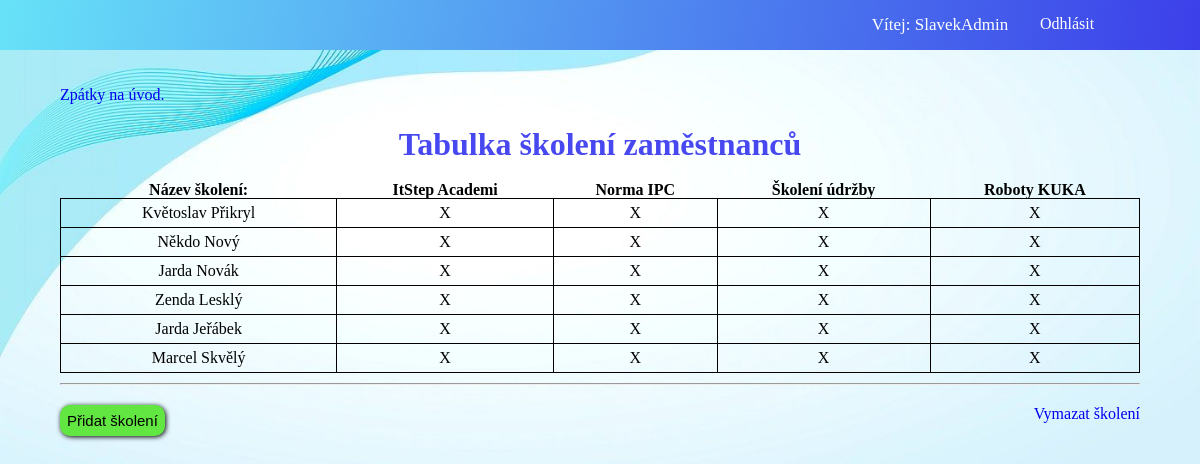
The page /skoleni (signed in) on the database as committed earlier.
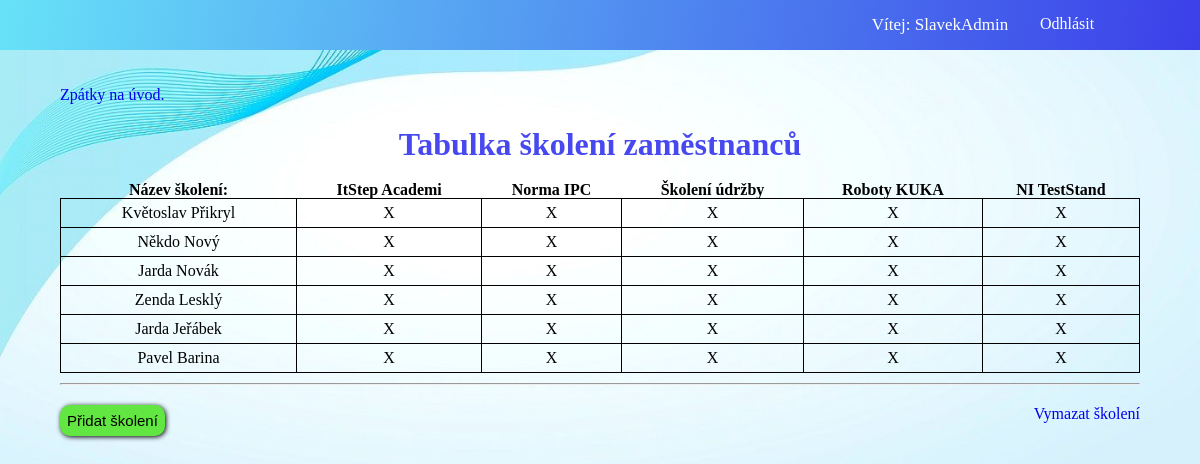
The same page on the database as committed later.
### Information/models.py (models this page shows, shortened)
class Trained(models.Model):
    name = models.CharField(max_length=50)
    done = models.BooleanField(null=True)
    def __str__(self):
        return f"{self.name}"

class Employee(models.Model):
    name = models.CharField(max_length=30)
    surname = models.CharField(max_length=30)
    card = models.IntegerField()
    merit = models.CharField(max_length=2000, null=True)
    info = models.CharField(max_length=10000, null=True)
    trained = models.ManyToManyField(Trained)

### Information/views.py (the view, shortened to what this page needs)
# urls.py: path("skoleni", views.tableTrained, name= "trained"),
@login_required(login_url="singIn")
def tableTrained(request):
    traineds = Trained.objects.all()
    employees = Employee.objects.all()
    newTrained = TrainedForm
    TrainedAllName = []
    employees_traineds = {}
    for trAll in traineds:
        TrainedAllName.append(trAll.name)
    for employee in employees:
        nameTraineds = Trained.objects.filter(employee__card = employee.card)
        employeeTraineds = []
        number = 0
        while len(employeeTraineds) < len(TrainedAllName):
            employeeTraineds.append("X")
        employees_traineds[employee.card] = employeeTraineds
    return render(request, "Information/trained.html", {
        "newTrained" : newTrained,
        "traineds" : traineds,
        "employees" : employees,
        "employeeTraineds" : employeeTraineds,
        "employees_traineds" : employees_traineds
    })

### Information/templates/Information/trained.html (shortened to what this page needs)
{% extends "base.html" %}
{% load static %}
{% block content %}
    <a href = "/uvod">Zpátky na úvod.</a>
    <h1> Tabulka školení zaměstnanců</h1>
    <div>
        <table class="table_employees_traineds">
            <tr>
                <th>Název školení:</th>
                <br>
                {% for trained in traineds%}
                    <th>{{trained }}</th>
                {% endfor %}
            </tr>
            <tr>
                <tr>
                    {% for key, value in employees_traineds.items %}
                    <tr>
                        <td class="table_employees_traineds_td">
                            {% for employee in employees%}
                                {% if key == employee.card%}
                                    <div>{{employee.name}} {{employee.surname}}</div>
                                {% endif %}
                            {% endfor %}
                        </td>
                        {% for val in value%}
                            <td class="table_employees_traineds_td">
                                {{val}}
                            </td>
                        {% endfor%}
                    </tr>
                    {% endfor %}
                </tr>
            </tr>
        </table>
    </div>
    <hr>
    <div class="add_remove_trained">
        <button class="add_trained_button" id="add_trained_button">Přidat školení</button>
        <a href="/vymazat_skoleni" class="remove_trained">Vymazat školení</a>
    </div>
{% endblock %}

Rows that differ between the two databases and show on the page:
removed Employee: name "Marcel", surname "Skvělý"
added Trained: name "NI TestStand"
added Employee: name "Pavel", surname "Barina"
Other text that changed with them:
new list line: "X"
